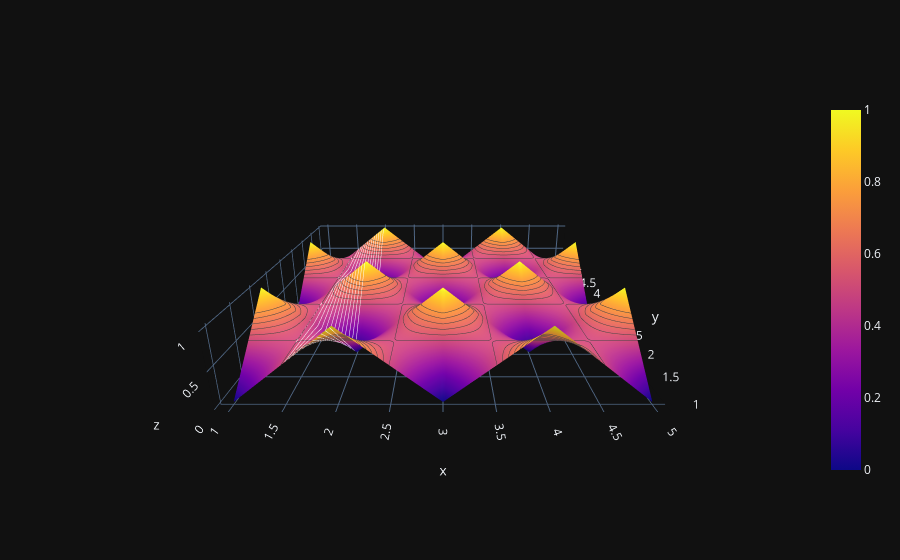

Source (notebook cell):
### Code cell
fig1 = go.Figure(go.Surface(
    contours = {
        "x": {"show": True, "start": 1.5, "end": 2, "size": 0.04, "color":"white"},
        "z": {"show": True, "start": 0.5, "end": 0.8, "size": 0.05}
    },
    x = [1,2,3,4,5],
    y = [1,2,3,4,5],
    z = [
        [0, 1, 0, 1, 0],
        [1, 0, 1, 0, 1],
        [0, 1, 0, 1, 0],
        [1, 0, 1, 0, 1],
        [0, 1, 0, 1, 0]
    ]))
fig1.update_layout(
        scene = {
            "xaxis": {"nticks": 20},
            "zaxis": {"nticks": 4},
            'camera_eye': {"x": 0, "y": -1.35, "z": 0.5},
            "aspectratio": {"x": 1, "y": 1, "z": 0.2}
        })
fig1.update_layout(template='plotly_dark')
fig1.show()

### Figure 1 — Plotly figure (JSON) as saved in the notebook; plotly's stock layout.template omitted (floating-point values rounded to 4 significant figures)
{"data": [{"contours": {"x": {"color": "white", "end": 2, "show": true, "size": 0.04, "start": 1.5}, "z": {"end": 0.8, "show": true, "size": 0.05, "start": 0.5}}, "type": "surface", "x": [1, 2, 3, 4, 5], "y": [1, 2, 3, 4, 5], "z": [[0, 1, 0, 1, 0], [1, 0, 1, 0, 1], [0, 1, 0, 1, 0], [1, 0, 1, 0, 1], [0, 1, 0, 1, 0]]}], "layout": {"scene": {"aspectratio": {"x": 1, "y": 1, "z": 0.2}, "camera": {"eye": {"x": 0, "y": -1.35, "z": 0.5}}, "xaxis": {"nticks": 20}, "zaxis": {"nticks": 4}}}}
